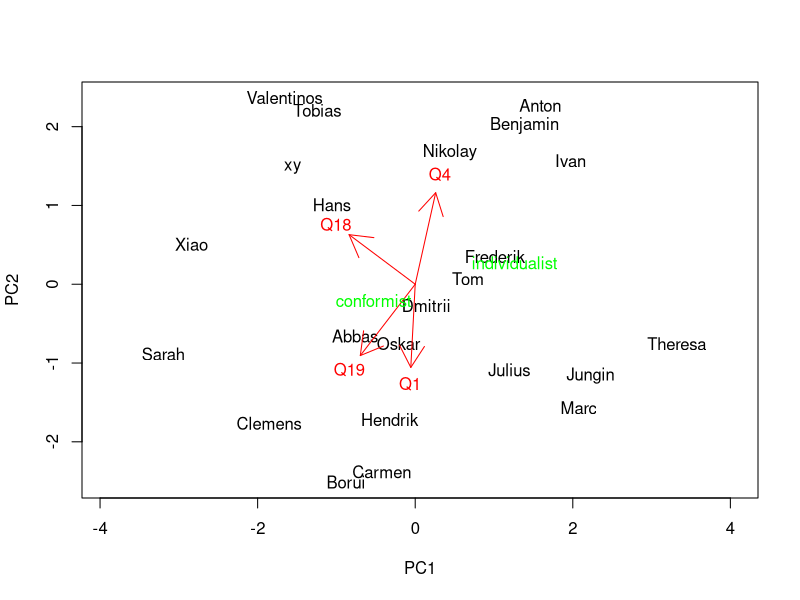

The R script that drew this image:
### Exercise 3

remove(list = ls())
I  = diag(1, nrow = 23, ncol = 23)
J = matrix(c(rep(1, 23*23)), nrow = 23, ncol = 23)
n = 1/230
H = I-n*J

# a)
#  i)
pref = read.table(file = "Preferences.txt", header = T)
Pref =  cbind(Name = pref[,1],pref[,2:21])
Preferences = as.matrix(Pref[,2:21])
X = scale(Preferences, center = T, scale = F)
Q = X%*%t(X)
Qlam = eigen(Q)$values[1:2]
QLam = diag(sqrt(Qlam), nrow = 2, ncol = 2)
Qe = eigen(Q)$vectors[,1:2]
Yhat = Qe%*%QLam
head(Yhat,4)

#  ii)
S = cov(Preferences)
E = eigen(S)$vectors
Yhat = X%*%E
head(Yhat[,1:2],4)

# b)
X = scale(Preferences, center = T, scale = F)
S = cov(X)
Lam = eigen(S)$values[1:2]
E = eigen(S)$vectors[,1:2]
Yhat = X%*%E
plot(Yhat, type = "n", asp = 1, xlab = "PC1", ylab = "PC2")
text(Yhat[,1],Yhat[,2], pref[,1])

# c)
E_1 = E[,1]
E_2 = E[,2]
lqa = sqrt(E_1^2+E_2^2)
ra = order(lqa, decreasing = T)
arrows(0,0,2.5*E_1[ra[1:4]],2.5*E_2[ra[1:4]], col="red")
text(3*E_1[ra[1:4]],3*E_2[ra[1:4]], labels = c("Q4","Q19","Q1","Q18"), col = "red")        

# d) 
colMeans(Preferences)
Conformist =  c(1,1,-1,-1,-1,1,-1,1,-1,-1,1,-1,1,1,1,-1,-1,1,1,-1)
Individualist = (-1)*Conformist
means = colMeans(Preferences, na.rm = F, dims = 1)
XC = Conformist-means
XI = Individualist-means
YhatC = XC%*%E
YhatI = XI%*%E

text(YhatC[1,1],YhatC[1,2], "conformist", col = "green")
text(YhatI[1,1],YhatI[1,2], "individualist", col = "green")
